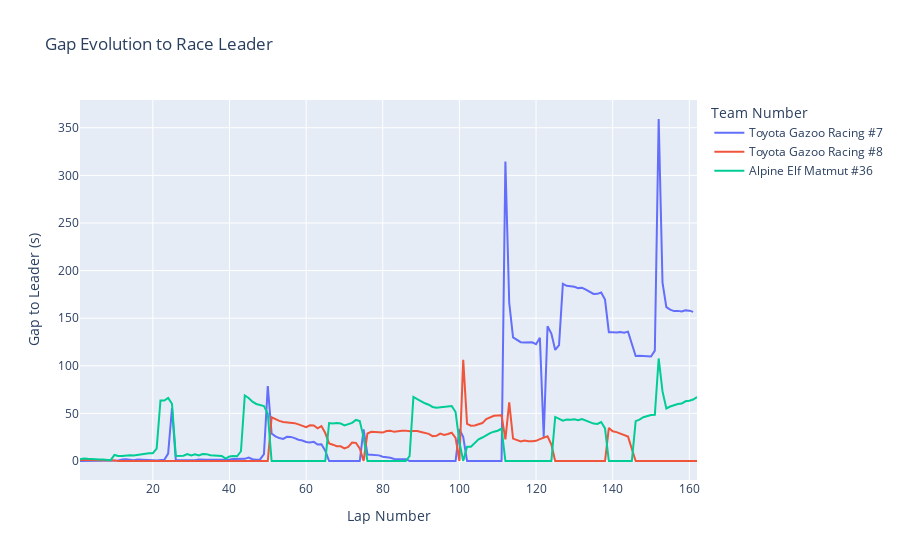

The code cell stored with this chart in its notebook:
### Markdown cell above
## Gap Evolution to Leader

### Code cell
fig = px.line(spa,
    x="lap_number",
    y="class_gap",
    color="team_no",
    title="Gap Evolution to Race Leader",
    labels={
        "lap_number": "Lap Number",
        "class_gap": "Gap to Leader (s)",
        "team_no": "Team Number"
    }
)

fig.show()

### Figure 1 — Plotly figure (JSON) as saved in the notebook; plotly's stock layout.template omitted (floating-point values rounded to 4 significant figures; data arrays with more than 128 entries replaced by an {"elided": "..."} marker saying what was removed)
{"data": [{"hovertemplate": "Team Number=Toyota Gazoo Racing #7<br>Lap Number=%{x}<br>Gap to Leader (s)=%{y}<extra></extra>", "legendgroup": "Toyota Gazoo Racing #7", "line": {"color": "#636efa", "dash": "solid"}, "marker": {"symbol": "circle"}, "mode": "lines", "name": "Toyota Gazoo Racing #7", "orientation": "v", "showlegend": true, "type": "scatter", "x": {"elided": "161 int values"}, "xaxis": "x", "y": {"elided": "161 float values"}, "yaxis": "y"}, {"hovertemplate": "Team Number=Toyota Gazoo Racing #8<br>Lap Number=%{x}<br>Gap to Leader (s)=%{y}<extra></extra>", "legendgroup": "Toyota Gazoo Racing #8", "line": {"color": "#EF553B", "dash": "solid"}, "marker": {"symbol": "circle"}, "mode": "lines", "name": "Toyota Gazoo Racing #8", "orientation": "v", "showlegend": true, "type": "scatter", "x": {"elided": "162 int values"}, "xaxis": "x", "y": {"elided": "162 float values"}, "yaxis": "y"}, {"hovertemplate": "Team Number=Alpine Elf Matmut #36<br>Lap Number=%{x}<br>Gap to Leader (s)=%{y}<extra></extra>", "legendgroup": "Alpine Elf Matmut #36", "line": {"color": "#00cc96", "dash": "solid"}, "marker": {"symbol": "circle"}, "mode": "lines", "name": "Alpine Elf Matmut #36", "orientation": "v", "showlegend": true, "type": "scatter", "x": {"elided": "162 int values"}, "xaxis": "x", "y": {"elided": "162 float values"}, "yaxis": "y"}], "layout": {"legend": {"title": {"text": "Team Number"}, "tracegroupgap": 0}, "title": {"text": "Gap Evolution to Race Leader"}, "xaxis": {"anchor": "y", "domain": [0, 1], "title": {"text": "Lap Number"}}, "yaxis": {"anchor": "x", "domain": [0, 1], "title": {"text": "Gap to Leader (s)"}}}}
